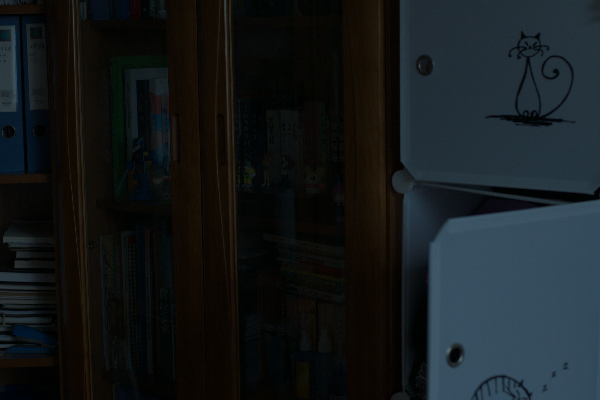
#> input picture images/1.png, 600 x 400 px, found by its file name; its folder holds only this picture in this run
$ python ldr.py
#> lines starting #> are read from the running program, lines starting #| are printed output that depends on the picture; long printed decimals are rounded
### metrics.py
import numpy as np
import cv2
from skimage import filters
from skimage.metrics import structural_similarity as ssim
from skimage import img_as_float
from scipy.ndimage import convolve
from skimage.measure import shannon_entropy

def metrics(Y1, Y2, which_metrics):

    # Read the images
    ipic = cv2.imread(Y1, cv2.IMREAD_GRAYSCALE)
    Y1 = np.float64(ipic)

    epic = cv2.imread(Y2, cv2.IMREAD_GRAYSCALE)
    Y2 = np.float64(epic)

    if which_metrics == "MAE":
        # MAE calculation
        MAE = np.mean(np.abs(Y1 - Y2))
        print(f"MAE: {MAE:2f}")
        return MAE  # 返回MAE值

    elif which_metrics == "GMSD":
        # GMSD calculation
        T = 170
        Down_step = 2
        dx = np.array([[1, 0, -1], [1, 0, -1], [1, 0, -1]]) / 3
        dy = dx.T

        aveKernel = np.ones((2, 2)) / 4

        # Apply averaging (down-sampling) to each channel
        aveY1 = convolve(Y1, aveKernel)
        aveY2 = convolve(Y2, aveKernel)

        Y1_down = aveY1[::Down_step, ::Down_step]
        Y2_down = aveY2[::Down_step, ::Down_step]

        # Compute gradients
        gradientMap1 = np.sqrt(convolve(Y1_down, dx) ** 2 + convolve(Y1_down, dy) ** 2)
        gradientMap2 = np.sqrt(convolve(Y2_down, dx) ** 2 + convolve(Y2_down, dy) ** 2)

        # Compute quality map
        quality_map = (2 * gradientMap1 * gradientMap2 + T) / (gradientMap1 ** 2 + gradientMap2 ** 2 + T)

        # GMSD score (standard deviation of the quality map)
        GMSD = np.std(quality_map)
        print(f"GMSD: {GMSD}")
        return GMSD  # 返回GMSD值

    elif which_metrics == "NIQE":
        # NIQE Calculation (Assuming NIQE function is available or using a pre-defined function)
        # You can use a pre-implemented NIQE calculation function or a library like `pyimagequality`
        print("Use matlab code to calculate NIQE!")
        return None


# Call the metrics function
# [8 lines that do not run on import are left out]

### processed/LDR/ldr.py
import numpy as np
import argparse
import cv2
import glob
import os

from metrics import metrics


def ldr(src_data, alpha, U):
    # % -------------------------------------------------------------------------
    # % An implementation of
    # %   C. Lee, C. Lee, and Chang-Su Kim, "Contrast enhancement based on
    # %   layered difference representation of 2D histograms," IEEE Trans. Image
    # %   Image Process., vol. 22, no. 12, pp. 5372-5384, Dec. 2013
    # % -------------------------------------------------------------------------
    # % Input variables (see the paper for details)
    # %   src_data : can be either 2D histogram or gray scale image. This script
    # %   automatically detects based on its dimension.
    # %   alpha    : controls the level of enhancement
    # %   U        : U matrix in Equation (31). If it is provided, we can save
    # %   the computation time.
    # % Output variables
    # %   x    : Output transformation function.
    # % -------------------------------------------------------------------------
    # %                           written by Chulwoo Lee, chulwoo@mcl.korea.ac.kr

    R, C = src_data.shape
    if R == 255 and C == 255:
        h2D_in = src_data
    else:
        in_Y = src_data

        # % unordered 2D histogram acquisition
        h2D_in = np.zeros((256, 256))

        for j in range(1, R + 1):
            for i in range(1, R + 1):
                ref = in_Y[j - 1, i - 1]

                if j != R:
                    trg = in_Y[j, i - 1]
                if i != C:
                    trg = in_Y[j - 1, i]

                h2D_in[np.maximum(trg, ref), np.minimum(trg, ref)] += 1
        del ref, trg

    # Intra-Layer Optimization
    D = np.zeros((255, 255))
    s = np.zeros((255, 1))

    # iteration start
    for layer in range(1, 255):
        h_l = np.zeros((256 - layer, 1))
        tmp_idx = 1
        for j in range(1 + layer, 257):
            i = j - layer
            h_l[tmp_idx - 1, 0] = np.log(h2D_in[j - 1, i - 1] + 1)
            tmp_idx += 1
        del tmp_idx

        s[layer - 1, 0] = np.sum(h_l)

        # % if all elements in h_l are zero, then skip
        if s[layer - 1, 0] == 0:
            continue

        # % Convolution
        m_l = np.convolve(np.squeeze(h_l), np.ones((layer,)))  # % Equation (30)

        d_l = (m_l - np.amin(m_l)) / U[:, layer - 1]  # % Equation (33)

        if np.sum(d_l) == 0:
            continue

        D[:, layer - 1] = d_l / np.sum(d_l)

    W = (s / np.amax(s)) ** alpha  # % Equation (23)
    d = np.matmul(D, W)  # % Equation (24)

    d = d / np.sum(d)  # % normalization
    tmp = np.zeros((256, 1))
    for k in range(1, 255):
        tmp[k] = tmp[k - 1] + d[k - 1]

    x = (255 * tmp).astype(np.uint8)
    return x


# Image directory and output directory setup
image_dir = 'images'
output_dir = 'processed/LDR'
gt_dir = 'gt'

os.makedirs(output_dir, exist_ok=True)

# Pre-computing U matrix
U = np.zeros((255, 255))
tmp_k = np.array(range(1, 256))
for layer in range(1, 256):
    U[:, layer - 1] = np.minimum(tmp_k, 256 - layer) - np.maximum(tmp_k - layer, 0)

alpha = 2.5  # Enhancement level

# Process images
for filename in os.listdir(image_dir):
    if filename.endswith(".png") or filename.endswith(".jpg"):
        img_path = os.path.join(image_dir, filename)
        img = cv2.imread(img_path)
#> img is the input picture: shape (400, 600, 3); mean B, G, R 27.9, 25.8, 21

        # 分别处理RGB三个通道
        channels = cv2.split(img)
        enhanced_channels = []
        for channel in channels:
            # Apply the LDR transformation
            transf_fn = ldr(channel, alpha, U)

            # Apply the transformation
            out = transf_fn[channel]
            out = np.squeeze(out)
            enhanced_channels.append(out)
#> this loop made 3 passes
#> pass 1, `out = transf_fn[channel]`:
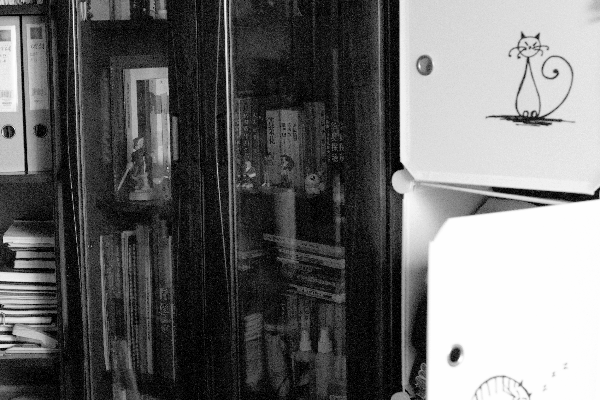
#> out: shape (400, 600, 1); min 0, max 254, mean 106.1
#> after the loop, enhanced_channels = 3 items

        # 合并处理后的通道
        enhanced_img = cv2.merge(enhanced_channels)
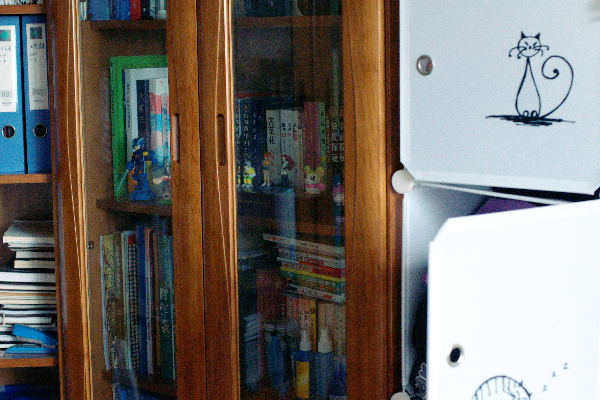
#> enhanced_img: shape (400, 600, 3); mean of channels 0, 1, 2 106.1, 112.4, 118.6; drawn as B, G, R

        # Save the result to the output directory
        output_path = os.path.join(output_dir, f"enhanced_{filename}")

        # numpy_horizontal = np.hstack((img, out, out_he))
        # cv2.imwrite(output_path, numpy_horizontal)

        cv2.imwrite(output_path, enhanced_img)
        gt_path = os.path.join(gt_dir, filename)

        mae_value = metrics(gt_path, output_path, "MAE")
#> in metrics, `ipic = cv2.imread(Y1, cv2.IMREAD_GRAYSCALE)`:
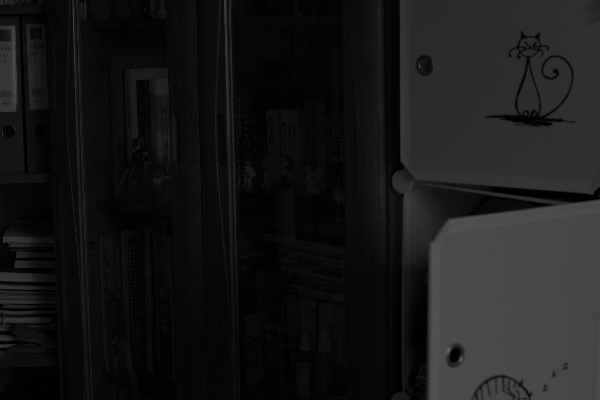
#> ipic: shape (400, 600); min 0, max 100, mean 24.1
#> in metrics, `MAE = np.mean(np.abs(Y1 - Y2))`: MAE = 88.86
#| MAE: 88.860
#> mae_value = 88.86
        gmsd_value = metrics(gt_path, output_path, "GMSD")
#> call 2 of metrics, with Y1 = 'gt/1.png', Y2 = 'processed/LDR/enhanced_1.png', which_metrics = 'GMSD'
#> in metrics (call 2), `aveY1 = convolve(Y1, aveKernel)`:
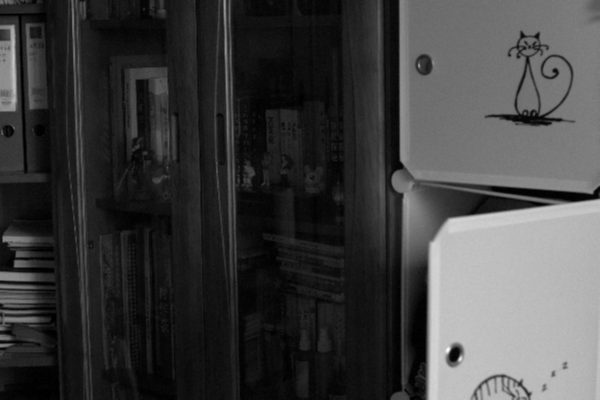
#> aveY1: shape (400, 600) float64; min 0, max 97.25, mean 24.2; drawn with min black and max white
#> in metrics (call 2), `Y2_down = aveY2[::Down_step, ::Down_step]`:
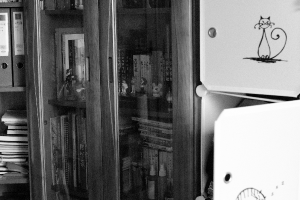
#> Y2_down: shape (200, 300) float64; min 0.5, max 254, mean 113
#> in metrics (call 2), `gradientMap2 = np.sqrt(convolve(Y2_down, dx) ** 2 + convolve(Y2_down, ..`:
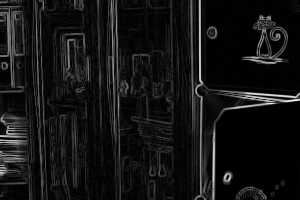
#> gradientMap2: shape (200, 300) float64; min 0, max 244.4, mean 20.3
#> in metrics (call 2), `quality_map = (2 * gradientMap1 * gradientMap2 + T) / (gradientMap1 **..`:
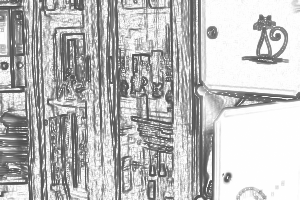
#> quality_map: shape (200, 300) float64; min 0.313, max 1, mean 0.741
#> in metrics (call 2), `GMSD = np.std(quality_map)`: GMSD = 0.235
#| GMSD: 0.2355
#> gmsd_value = 0.235

        # 将指标保存到文件中
        metrics_path = os.path.join(output_dir, 'metrics.txt')
        with open(metrics_path, 'a') as f:
            f.write(f"{filename}: MAE={mae_value:.4f}, GMSD={gmsd_value:.4f}\n")

$ run again, on images/780.png
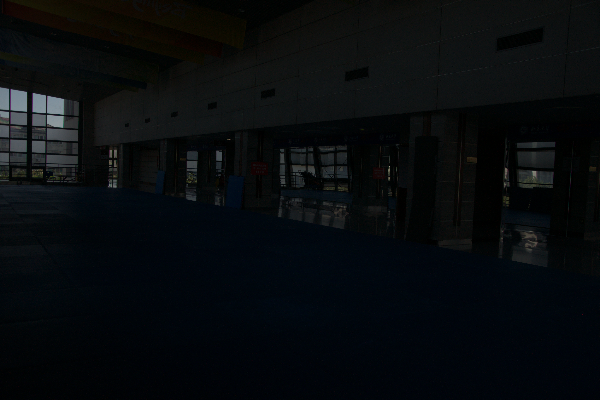
#> input picture images/780.png, 600 x 400 px, found by its file name
#> img is the input picture: shape (400, 600, 3); mean B, G, R 13.5, 11.2, 8
#> the loop `for channel in channels:` made 3 passes
#> after the loop `for channel in channels:`: enhanced_channels = 3 items
#> `enhanced_img = cv2.merge(enhanced_channels)`:
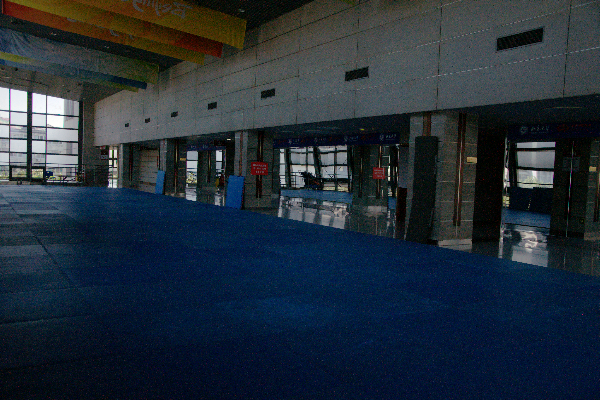
#> enhanced_img: shape (400, 600, 3); mean of channels 0, 1, 2 56.1, 45.5, 34.6; drawn as B, G, R
#> MAE = 32.91
#| MAE: 32.910
#> in metrics (call 2), `quality_map = (2 * gradientMap1 * gradientMap2 + T) / (gradientMap1 **..`:
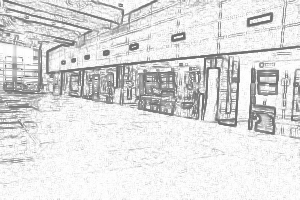
#> quality_map: shape (200, 300) float64; min 0.283, max 1, mean 0.872
#> GMSD = 0.159
#| GMSD: 0.1594

$ run again, on images/748.png
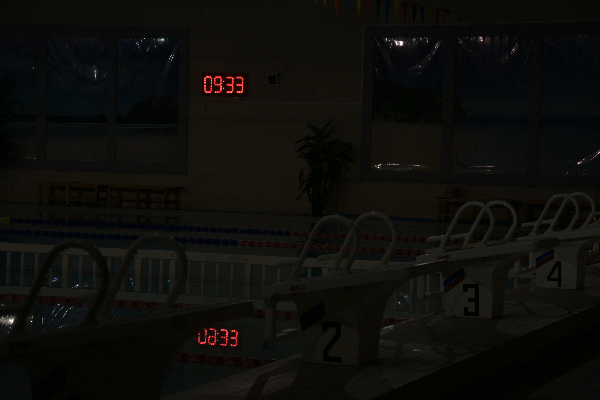
#> input picture images/748.png, 600 x 400 px, found by its file name
#> img is the input picture: shape (400, 600, 3); mean B, G, R 10.5, 13.4, 13.9
#> the loop `for channel in channels:` made 3 passes
#> after the loop `for channel in channels:`: enhanced_channels = 3 items
#> MAE = 81.09
#| MAE: 81.086
#> in metrics (call 2), `quality_map = (2 * gradientMap1 * gradientMap2 + T) / (gradientMap1 **..`:
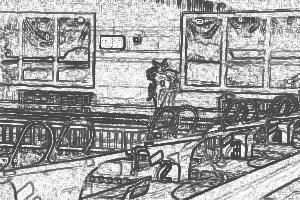
#> quality_map: shape (200, 300) float64; min 0.12, max 1, mean 0.629
#> GMSD = 0.254
#| GMSD: 0.2542
